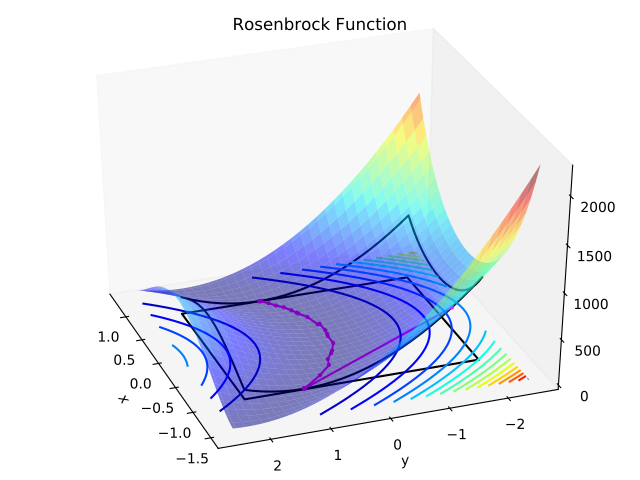

This figure's Python source:
#!/usr/bin/env python
"``naginterfaces.library.opt.handle_solve_bounds_foas`` Python Example."

# NAG Copyright 2018.

# pylint: disable=invalid-name,line-too-long

def main():
    """
    Example for :func:`naginterfaces.library.opt.handle_solve_bounds_foas`.

    Large-scale first order active set bound-constrained nonlinear programming.

    >>> main()
    naginterfaces.library.opt.handle_solve_bounds_foas Python Example Results.
    Minimizing a bound-constrained Rosenbrock problem.
     -------------------------------------------------------------------------------
      E04KF, First order method for bound contrained problems
     -------------------------------------------------------------------------------
     Begin of Options
    ...
     End of Options
    <BLANKLINE>
     Status: converged, an optimal solution was found
     Value of the objective             4.00000E-02
    ...
     """

    from naginterfaces.base import utils
    from naginterfaces.library import opt

    print(
        'naginterfaces.library.opt.handle_solve_bounds_foas '
        'Python Example Results.'
    )
    print('Minimizing a bound-constrained Rosenbrock problem.')

    # The initial guess: Interesting scenarios
    # x = [-1.5, 1.9]
    # x = [-1.5, -2.5]
    # x = [-0.5, -2.1]
    # x = [-0.5, 1.0]
    x = [-1.0, -1.5]
    # x = [-0.9, -1.5]
    # x = [-2.0, 1.5]

    # The Rosenbrock objective:
    objfun = lambda x, inform: (
        (1. - x[0])**2 + 100.*(x[1] - x[0]**2)**2, inform,
    )

    def objgrd(x, fdx, inform):
        """The objective's gradient."""
        fdx[:] = [
            2.*x[0] - 400.*x[0]*(x[1]-x[0]**2) - 2.,
            200.*(x[1]-x[0]**2),
        ]
        return inform

    steps = []
    def monit(x, inform, rinfo, stats, data=None):
        """The monitor function."""
        steps.append([x[0], x[1], rinfo[0]])
        return inform

    # Create a handle for the problem:
    nvar = len(x)
    handle = opt.handle_init(nvar)

    # Define the bounds:
    bl = [-1., -2.]
    bu = [0.8, 2.]
    opt.handle_set_simplebounds(
        handle,
        bl=bl,
        bu=bu,
    )

    # Define the nonlinear objective:
    opt.handle_set_nlnobj(handle, idxfd=list(range(1, nvar+1)))

    # Set some algorithmic options.
    for option in [
            'FOAS Print Frequency = 5',
            'Print Solution = yes',
            'FOAS Monitor Frequency = 1',
            'Print Level = 2',
            'Monitoring Level = 3',
    ]:
        opt.handle_opt_set(handle, option)

    # Use an explicit I/O manager for abbreviated iteration output:
    iom = utils.FileObjManager(locus_in_output=False)

    # Solve the problem:
    ret = opt.handle_solve_bounds_foas(handle, objfun, objgrd, x, monit=monit, io_manager=iom)

    # Destroy the handle:
    opt.handle_free(handle)
    
    # Add solution to step list
    steps.append([ret.x[0], ret.x[1], ret.rinfo[0]])


    # Evaluate the funtion over the domain
    import numpy as np
    x_m = np.linspace(bl[0]-0.5, bu[0]+0.5, 101)
    y_m = np.linspace(bl[1]-0.5, bu[1]+0.5, 101)
    z_m = np.empty((101,101))
    j = y_m[0]
    for i in range(0, 101):
        for j in range(0, 101):
            z_m[i,j], _inform = objfun([x_m[i], y_m[j]], 1)
    nb = 25
    x_box = np.linspace(bl[0], bu[0], nb)
    y_box = np.linspace(bl[1], bu[1], nb)
    box = np.array([np.concatenate([x_box,bu[0]*np.ones(nb),x_box[::-1],bl[0]*np.ones(nb)]),
           np.concatenate([bl[1]*np.ones(nb),y_box,bu[1]*np.ones(nb),y_box[::-1]])])
    z_box = np.empty(box[0].shape)
    for i in range(0, (box[0].size)):
        z_box[i], _inform = objfun([box[0][i], box[1][i]], 1)

    X, Y = np.meshgrid(x_m, y_m, indexing='ij')

    # Plot function and steps taken
    import matplotlib.pyplot as plt
    from mpl_toolkits.mplot3d import Axes3D
    from matplotlib import cm
    fig = plt.figure()
    ax = Axes3D(fig)
    ax = fig.gca(projection='3d')
    ax.grid(False)
    ax.plot(box[0], box[1], z_box,'k-',linewidth=1.5)
    ax.plot([bl[0],bu[0],bu[0],bl[0],bl[0]],[bl[1],bl[1],bu[1],bu[1],bl[1]],-1.2*np.ones(5),'k-')
    ax.contour(X, Y, z_m, 15, offset=-1.2, cmap=cm.jet)
    ax.plot_surface(X, Y, z_m, cmap=cm.jet, alpha=0.5)
    ax.set_title('Rosenbrock Function')
    ax.set_xlabel(r'$\mathit{x}$')
    ax.set_ylabel(r'$\mathit{y}$')
    steps = np.column_stack(steps)
    ax.plot(steps[0], steps[1], steps[2], 'o-', color='magenta', markersize=2)
    ax.azim = 160
    ax.elev = 35
    plt.show()

if __name__ == '__main__':
#    import doctest
#    import sys
#    sys.exit(
#        doctest.testmod(
#            None, verbose=True, report=False,
#            optionflags=doctest.ELLIPSIS | doctest.REPORT_NDIFF,
#        ).failed
#    )
    main()
